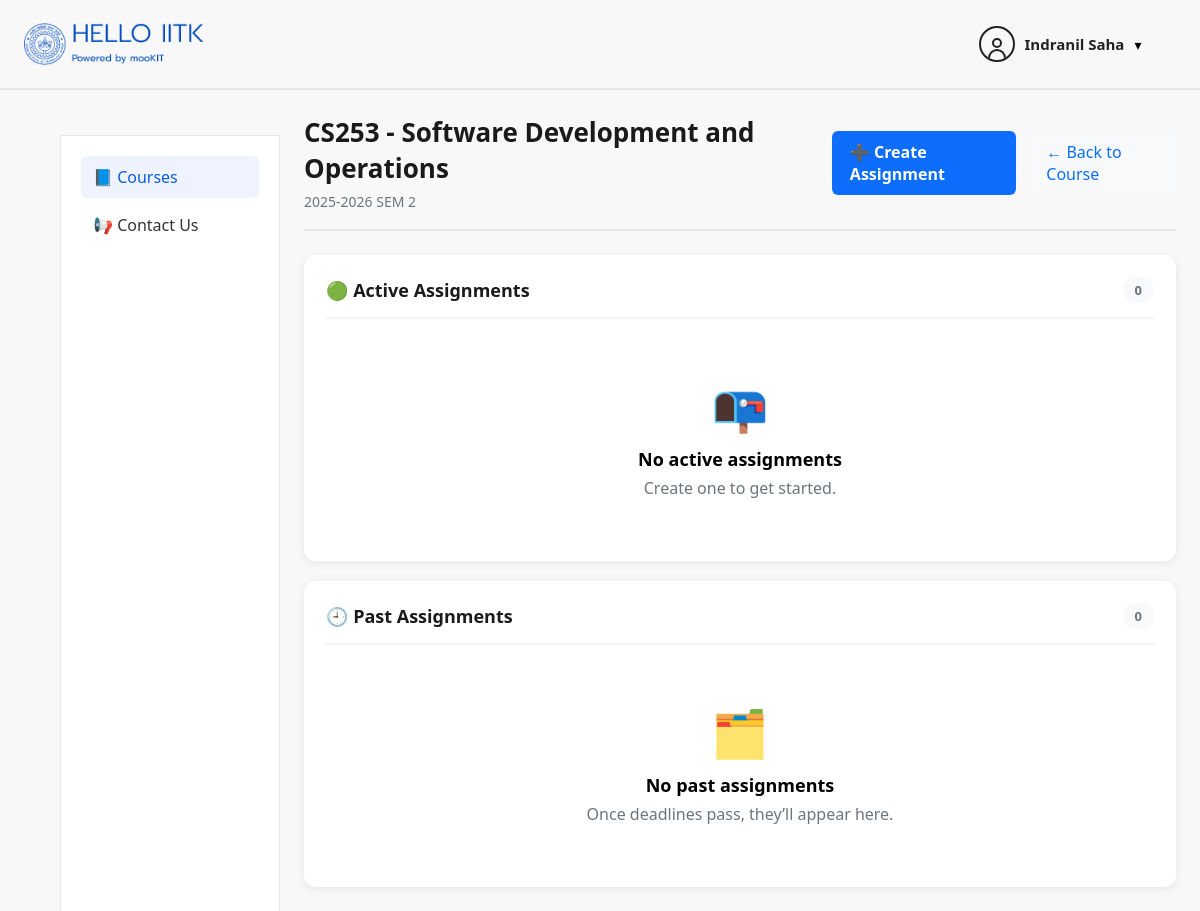
Page /assignments/1/professor/ (signed in) on the committed database.
### users/models.py (models this page shows, shortened)
class User(AbstractUser):
    ROLE_CHOICES = [
        ('student', 'Student'),
        ('professor', 'Professor'),
        ('ta', 'Teaching Assistant'),
        ('admin', 'Admin'),
    ]
    role = models.CharField(
        max_length=20,
        choices=ROLE_CHOICES,
        default='student'
    )
    department = models.CharField(max_length=100, blank=True)

### courses/models.py (models this page shows, shortened)
class Course(models.Model):
    code = models.CharField(max_length=10, unique=True)
    name = models.CharField(max_length=100)
    semester = models.ForeignKey(
        Semester,
        on_delete=models.CASCADE,
        related_name="courses"
    )

class Semester(models.Model):
    year_start = models.IntegerField()   # 2025
    year_end = models.IntegerField()     # 2026
    sem = models.IntegerField(
        choices=[(1, "SEM 1"), (2, "SEM 2"), (3, "SEM 3 : Summer")]
    )
    is_active = models.BooleanField(default=True)
    class Meta:
        ordering = ["-year_start", "-sem"]
        unique_together = ("year_start", "year_end", "sem")
    def __str__(self):
        return f"{self.year_start}-{self.year_end} SEM {self.sem}"

### assignments/views.py (the view)
# urls.py: path("<int:course_id>/professor/", professor_assignments, name="professor_assignments"),
@login_required
def professor_assignments(request, course_id: int):
    if not CourseProfessor.objects.filter(course_id=course_id, professor=request.user).exists():
        return redirect("/courses/")
    course = Course.objects.select_related("semester").get(id=course_id)
    now = timezone.now()
    qs = Assignment.objects.filter(course_id=course_id)
    active_assignments = qs.filter(due_date__gte=now).order_by("due_date")
    past_assignments = qs.filter(due_date__lt=now).order_by("-due_date")
    return render(
        request,
        "assignments/professor_assignments.html",
        {
            "course": course,
            "course_id": course_id,
            "active_assignments": active_assignments,
            "past_assignments": past_assignments,
            "nav_active": "courses",
        },
    )

### templates/assignments/professor_assignments.html (shortened to what this page needs)
{% extends "courses/base.html" %}
{% load static %}
{% block content %}
<div class="course-detail-header">
  <div class="course-title-section">
    <h1 class="course-title">{{ course.code }} - {{ course.name }}</h1>
    <p class="course-semester">{{ course.semester }}</p>
  </div>
  <div class="header-actions">
    <a href="/assignments/{{ course_id }}/professor/create/" class="primary-link">➕ Create Assignment</a>
    <a href="/courses/{{ course_id }}/professor/home/" class="back-link">← Back to Course</a>
  </div>
</div>
<div class="assignments-layout">
  <div class="section-card">
    <div class="section-header">
      <h2>🟢 Active Assignments</h2>
      <span class="count-badge">{{ active_assignments|length }}</span>
    </div>
    {% if active_assignments %}
      <div class="assignment-list">
        {% for a in active_assignments %}
          <div class="assignment-item">
            <div class="assignment-main">
              <div class="assignment-title">{{ a.title }}</div>
              {% if a.description %}
                <div class="assignment-desc">{{ a.description }}</div>
              {% endif %}
              <div class="assignment-flags">
                {% if a.is_published %}
                  <span class="flag published">Published</span>
                {% else %}
                  <span class="flag draft">Unpublished</span>
                {% endif %}
              </div>
              <div class="assignment-actions">
                <a href="/assignments/{{ course_id }}/professor/{{ a.id }}/edit/" class="small-btn secondary">
                  Edit
                </a>
                <form method="post" action="/assignments/{{ course_id }}/professor/{{ a.id }}/delete/" style="display:inline;">
                  {% csrf_token %}
                  <button type="submit" class="small-btn danger" onclick="return confirm('Delete this assignment and all its questions and answers?');">
                    Delete
                  </button>
                </form>
                <a href="/assignments/{{ course_id }}/professor/{{ a.id }}/generate/" class="small-btn">
                  Generate MCQs
                </a>
                <a href="/assignments/{{ course_id }}/professor/{{ a.id }}/questions/" class="small-btn secondary">
                  View Questions
                </a>
                <a href="/assignments/{{ course_id }}/professor/{{ a.id }}/results/" class="small-btn secondary">
                  View Results
                </a>
              </div>
            </div>
            <div class="assignment-meta">
              <div class="meta-label">Due</div>
              <div class="meta-value">{{ a.due_date }}</div>
            </div>
          </div>
        {% endfor %}
      </div>
    {% else %}
      <div class="empty-state">
        <div class="empty-icon">📭</div>
        <h3>No active assignments</h3>
        <p>Create one to get started.</p>
      </div>
    {% endif %}
  </div>
  <div class="section-card">
    <div class="section-header">
      <h2>🕘 Past Assignments</h2>
      <span class="count-badge">{{ past_assignments|length }}</span>
    </div>
    {% if past_assignments %}
      <div class="assignment-list">
        {% for a in past_assignments %}
          <div class="assignment-item past">
            <div class="assignment-main">
              <div class="assignment-title">{{ a.title }}</div>
              {% if a.description %}
                <div class="assignment-desc">{{ a.description }}</div>
              {% endif %}
              <div class="assignment-flags">
                {% if a.is_published %}
                  <span class="flag published">Published</span>
                {% else %}
                  <span class="flag draft">Unpublished</span>
                {% endif %}
              </div>
              <div class="assignment-actions">
                <a href="/assignments/{{ course_id }}/professor/{{ a.id }}/edit/" class="small-btn secondary">
                  Edit
                </a>
                <form method="post" action="/assignments/{{ course_id }}/professor/{{ a.id }}/delete/" style="display:inline;">
                  {% csrf_token %}
                  <button type="submit" class="small-btn danger" onclick="return confirm('Delete this assignment and all its questions and answers?');">
                    Delete
                  </button>
                </form>
                <a href="/assignments/{{ course_id }}/professor/{{ a.id }}/generate/" class="small-btn">
                  Generate MCQs
                </a>
                <a href="/assignments/{{ course_id }}/professor/{{ a.id }}/questions/" class="small-btn secondary">
                  View Questions
                </a>
                <a href="/assignments/{{ course_id }}/professor/{{ a.id }}/results/" class="small-btn secondary">
                  View Results
                </a>
              </div>
            </div>
            <div class="assignment-meta">
              <div class="meta-label">Due</div>
              <div class="meta-value">{{ a.due_date }}</div>
            </div>
          </div>
        {% endfor %}
      </div>
    {% else %}
      <div class="empty-state">
        <div class="empty-icon">🗂️</div>
        <h3>No past assignments</h3>
        <p>Once deadlines pass, they’ll appear here.</p>
      </div>
    {% endif %}
  </div>
</div>
{% endblock %}

### templates/courses/includes/header.html (shortened to what this page needs)
{% load static %}
<header class="topbar">
  <div class="topbar-left">
    <img src="{% static 'img/iitk_logo.png' %}" class="topbar-logo">
  </div>
  <div class="profile-wrapper">
    <div class="profile-trigger" onclick="toggleProfileDropdown()">
      <div class="profile-icon">
        <div class="profile-head"></div>
        <div class="profile-body"></div>
      </div>
      <span class="profile-name">
        {{ request.user.get_full_name|default:request.user.username }}
      </span>
      <span class="chevron">▾</span>
    </div>
  </div>
</header>

### static/css/courses.css (style rules this page uses)
* { box-sizing: border-box; }
body { margin: 0; font-family: "Segoe UI", Arial, sans-serif; background: #ffffff; }
.profile-wrapper { margin-right: 3%; }
.profile-icon { width: 36px; height: 36px; border: 2px solid #222; border-radius: 50%; position: relative; cursor: pointer; overflow: hidden; }
.profile-head { width: 10px; height: 10px; bottom:-3px; border: 2px solid #222; border-radius: 50%; position: absolute; top: 10px; left: 50%; transform: translateX(-50%); background: transparent; transition: background 0.2s ease; }
.profile-body { width: 18px; height: 10px; border: 2px solid #222; border-bottom: none; border-radius: 10px 10px 0 0; position: absolute; bottom: 1px; left: 50%; transform: translateX(-50%); background: transparent; transition: background 0.2s ease; }
.profile-name { font-size: 14px; font-weight: 500; }
.profile-wrapper { position: relative; display: flex; align-items: center; }
.profile-trigger { display: flex; align-items: center; gap: 10px; cursor: pointer; }
.profile-icon { width: 36px; height: 36px; border: 2px solid #222; border-radius: 50%; display: flex; align-items: center; justify-content: center; }
.profile-name { font-size: 15px; font-weight: 600; color: #222; }
.chevron { font-size: 14px; }
.topbar { height: 90px; display: flex; justify-content: space-between; align-items: center; padding: 0 24px; border-bottom: 2px solid #e5e7eb; background: #f8f8f8; }
.topbar-left { width: 200px; display: flex; align-items: center; gap: 12px; }
.topbar-logo { width: 200px; }

### templates/assignments/professor_assignments.html (style rules this page uses)
.course-detail-header { display: flex; justify-content: space-between; align-items: center; margin-bottom: 24px; padding-bottom: 18px; border-bottom: 2px solid #e5e7eb; }
.course-title { font-size: 26px; font-weight: 700; color: #1a1a1a; margin: 0 0 6px 0; }
.course-semester { font-size: 14px; color: #6c757d; margin: 0; }
.header-actions { display: flex; gap: 12px; align-items: center; }
.primary-link { padding: 10px 18px; background: #0d6efd; color: white; text-decoration: none; border-radius: 6px; font-weight: 600; transition: all 0.2s; }
.back-link { padding: 10px 18px; background: #f8f9fa; color: #0d6efd; text-decoration: none; border-radius: 6px; font-weight: 500; transition: all 0.2s; }
.assignments-layout { display: grid; grid-template-columns: 1fr; gap: 20px; }
.section-card { background: white; border-radius: 12px; padding: 22px; box-shadow: 0 2px 8px rgba(0,0,0,0.08); }
.section-header { display: flex; justify-content: space-between; align-items: center; margin-bottom: 16px; padding-bottom: 14px; border-bottom: 2px solid #f1f3f5; }
.section-header h2 { font-size: 18px; font-weight: 700; margin: 0; color: #1a1a1a; }
.count-badge { font-size: 13px; color: #6c757d; background: #f8f9fa; padding: 4px 12px; border-radius: 999px; font-weight: 600; }
.empty-state { text-align: center; padding: 40px 12px; }
.empty-icon { font-size: 46px; margin-bottom: 10px; }
.empty-state h3 { margin: 0 0 6px 0; font-size: 18px; }
.empty-state p { margin: 0; color: #6c757d; }

### rows in the picture
User: user.get_full_name "Indranil Saha"
Course: code "CS253", name "Software Development and Operations", semester "2025-2026 SEM 2"

### other values in the picture
{{ active_assignments|length }} "0"
{{ past_assignments|length }} "0"
